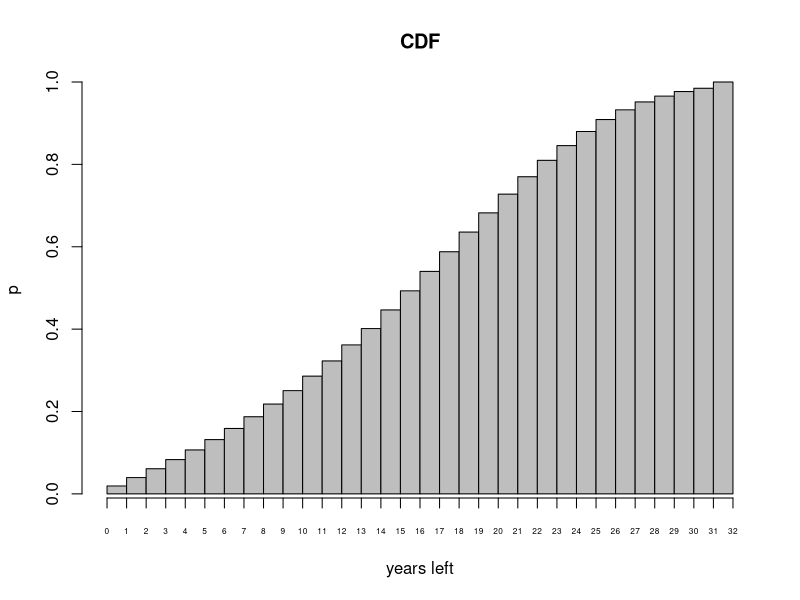
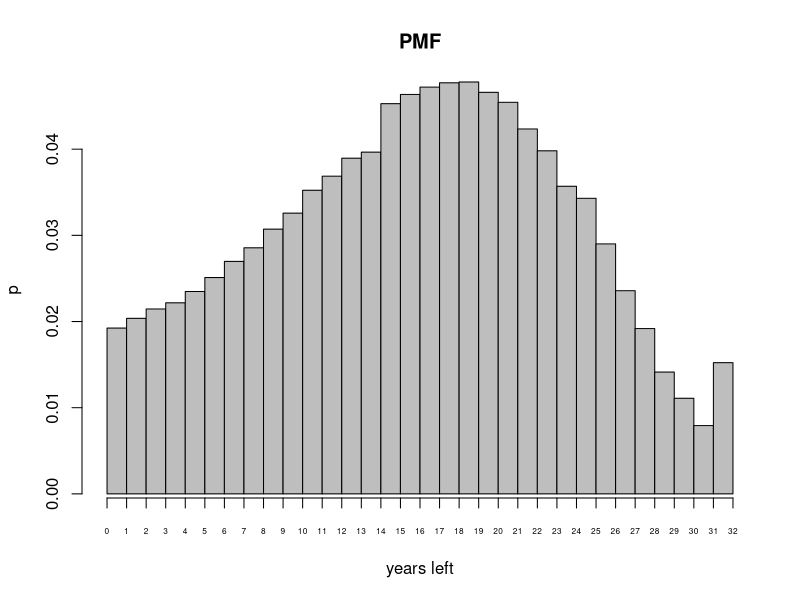

Source code (R) for these figures, in order:
#Parameters(3):~~~~~~~~~~~~~~~~~~~~~~~~~~~~~~~~~~~~~~~~~~~~~~~~~~~~~~~~~~~~~~~~~~~~~~~~~~~~~~~~~~~~~~~~~~~
MortR=c(0.004521, 0.000244, 0.000165, 0.000109, 0.000083, 0.000086, 0.00007, 0.000072, 0.000076, 0.000071, 0.000059, 0.000095, 0.000102, 0.000118, 0.000132, 0.000178, 0.00024, 0.00031, 0.000434, 0.000507, 0.000479, 0.000514, 0.00052, 0.000582, 0.000546, 0.000544, 0.000664, 0.000643, 0.000699, 0.000782, 0.000795, 0.000886, 0.000928, 0.000992, 0.00103, 0.001129, 0.00127, 0.001342, 0.001446, 0.001616, 0.001731, 0.001871, 0.00197, 0.002115, 0.002275, 0.002503, 0.00268, 0.002936, 0.003262, 0.003519, 0.003822, 0.004054, 0.004486, 0.004692, 0.005087, 0.005438, 0.005867, 0.006409, 0.00686, 0.007387, 0.008134, 0.009036, 0.009714, 0.010535, 0.0116, 0.012545, 0.013886, 0.015413, 0.016882, 0.018186, 0.019951, 0.021931, 0.024026, 0.025858, 0.028047, 0.031242, 0.035063, 0.038891, 0.043968, 0.048651, 0.055679, 0.062008, 0.070065, 0.076758, 0.086004, 0.096018, 0.107573, 0.120841, 0.136178, 0.151392, 0.170648, 0.187061, 0.209933, 0.229476, 0.252988, 0.276409, 0.297662, 0.32832, 0.339591, 0.378378, 0.401956)
#Mortality rate for ages 1-101 i.e. q1,q2,...,q101
#must format so that the first position in the vector represents the mortality
#rate for going from 0 to 1 year old, position 2 for rate going from 1 to 2 yr old etc.
#The data in use currently is from the ONS, the mortality rates for males in the UK

RI=c(rep(0.98,69),rep(0.982,5),rep(0.985,5),rep(0.986,5),rep(0.992,10),rep(0.995,7))
#Rate of improvement for each age, i.e. r1,r2,...,r101
#For now these are placeholders, these would need to be calculated/estimated from past data
age=70
Delay=1
#From how many years ago was the mortality rate recorded? If a year ago, set Delay=1

#Calculating Mortality rates adjusted for Improvement rates~~~~~~~~~~~~~~~~~~~~~~~~~~~~~~~~~~~~~~~~~~~~~

RI1=RI[(age+1):length(RI)]
#Indexes the rate of improvements relevant for calculation
#c(r71,...,r101)

RI2=1  #Initialise

#This for loop is to create the vector c(r71^1,r72^2,...,r101^31) 
for (n in 1:(length(RI)-age)) {
  RI2[n]=RI1[n]^(n+Delay)
}

AdMortR=1
#We want to create vector, c(q71*r71,q72*r72^2,...,q101*r101^31)
AdMortR=c(RI2*MortR[(age+1):101],1)
AdMortR
#This represents the adjusted mortality rate for a person of stated age
#A one is added in the end to make sure that a person doesn't just live forever
#Not enough data, so assume person dies after year 101


#PMF & CDF~~~~~~~~~~~~~~~~~~~~~~~~~~~~~~~~~~~~~~~~~~~~~~~~~~~~~~~~~~~~~~~~~~~~~~~~~~~~~~~~~~~~~~~~~~~~~~~

#Now we construct our PMF, which should be the vector:
#c(q71*r71,(1-q71)q72*r72^2,...,(1-q71r71)(1-q72r72^2)...(1-q100r100^30)q101r101^31,(1-q71r71)(1-q72r72^2)...(1-q100r100^30)(1-q101r101^31))

neg=1-AdMortR
#This is the vector c(1-q71r71,1-q72r72^2,....,1-q101r101^31)
if (n==1) NULL else neg[(age+1):(age+n-1)]
#This indexes c(1-q71r71,....,1-q(70+n)r(70+n)^n), NULL if n=1

PMF=1 #initialise
for (n in 1:length(AdMortR)) {
  PMF[n]=AdMortR[n]*prod(if (n<=1) NULL else neg[1:(n-1)])
}
#Calculates PMF where PMF[n] holds the probability of dying in (n-1,n] years



CDF=1
for (n in 1:length(PMF)) {
  CDF[n]=sum(PMF[1:n])
}
#Calculates CDF from PDF


#Barplots~~~~~~~~~~~~~~~~~~~~~~~~~~~~~~~~~~~~~~~~~~~~~~~~~~~~~~~~~~~~~~~~~~~~~~~~~~~~~~~~~~~~~~~~~~~~~~~~

barplot(CDF,space=0,main='CDF',ylab='p',xlab='years left') #plots CDF
axis(1,at=0:length(CDF),cex.axis=0.5)

barplot(PMF,space=0,main='PMF',ylab='p',xlab='years left') #plots PMF
axis(1,at=0:length(PMF),cex.axis=0.5)
#Note that the final bar for reaching age 102 is higher than age 101, that is because
#the last bar represents the probability of reaching age 102+ not just 102
#The later calculations will consider this as 102, not 102+ though


#Percentiles & Mean~~~~~~~~~~~~~~~~~~~~~~~~~~~~~~~~~~~~~~~~~~~~~~~~~~~~~~~~~~~~~~~~~~~~~~~~~~~~~~~~~~~~~~

ExEx=sum(seq(age+1,length(MortR)+1)*PMF)-age
ExEx
#This calculates expected life expectancy, i.e. the mean years left to live

q=0.95
which(CDF>=q)[1]
#Shows q percentile life-expectancy

p=23
CDF[p]
#Shows which percentile is having life expectancy of p


#When we plot a graph of PMF for all ages, we notice a jump of PMF from age 84 to age 85
#After some investigation, this is due to a significant increase for both Mortality rate and 
#Improvement rate between these two ages, which combine together to have a large effect in final results
age
MortR[82:86]
AdMortR[(82-age):(86-age)]
RI[82:86]
RI1[(82-age):(86-age)]

length(PMF)

#Annuity Calculation~~~~~~~~~~~~~~~~~~~~~~~~~~~~~~~~~~~~~~~~~~~~~~~~~~~~~~~~~~~~~~~~~~~~~~~~~~~~~~~~~~~~~

i=0.05
v=1/(1-i)
DR=1
for (n in 1:length(AdMortR)) {
  DR[n]=v^n
}
DR
#DR=(v,v^2,v^3,...,v^(102-age))

neg2=c(1,1-CDF[1:(length(CDF)-1)]) #This vector represents probability of surviving [n] years
neg2
CDF

EPVb=sum(DR*PMF)
#Expected present value of the benefits where benefits is $1 awarded at death
EPVp=sum(DR/v*(neg2))
#Expected present value of premiums

Pm=EPVb/EPVp
Pm
#Annuity premium for interest rate [i], calculated using EPV method
Pn=if (v==1) v^ExEx/(floor(ExEx)+1) else (1-v)/(1-v^(floor(ExEx)+1))*v^(ExEx)
Pn
#Calculated using NPV=0 method, using expected life expectancy at age, [age]

#Pm and Pn represents the annuity paid for each $1 of benefit
